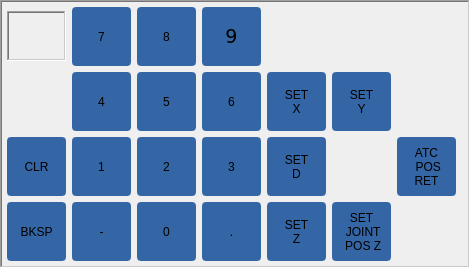
                  <widget class="QFrame" name="gridFrame_28">
                   <property name="minimumSize">
                    <size>
                     <width>450</width>
                     <height>250</height>
                    </size>
                   </property>
                   <property name="maximumSize">
                    <size>
                     <width>470</width>
                     <height>16777215</height>
                    </size>
                   </property>
                   <property name="styleSheet">
                    <string notr="true">QPushButton {
min-height: 55px;
min-width: 55px;
max-height: 55px;
max-width: 55px;
font: 14pt &quot;DejaVu Sans&quot;;
color: rgb(0,0,0);
background-color:rgb(52, 101, 164);
border-style: solid;
border-width: 2px;
border-radius: 4px;
border-color:rgb(52, 101, 164)
}

QPushButton::pressed{border-color:rgb(0,255,0)}

MdiButton {
min-height:55px;
min-width: 55px;
max-height: 55px;
max-width: 55px;
font: 14pt &quot;DejaVu Sans&quot;;
color: rgb(0,0,0);
background-color:rgb(52, 101, 164);
border-style: solid;
border-width: 2px;
border-radius: 4px;
border-color:rgb(52, 101, 164)
}

MdiButton::pressed{border-color:rgb(0,255,0)}</string>
                   </property>
                   <property name="frameShape">
                    <enum>QFrame::WinPanel</enum>
                   </property>
                   <property name="frameShadow">
                    <enum>QFrame::Sunken</enum>
                   </property>
                   <layout class="QGridLayout" name="gridLayout_44">
                    <property name="leftMargin">
                     <number>5</number>
                    </property>
                    <property name="topMargin">
                     <number>5</number>
                    </property>
                    <property name="rightMargin">
                     <number>5</number>
                    </property>
                    <property name="bottomMargin">
                     <number>5</number>
                    </property>
                    <item row="7" column="6">
                     <widget class="MDIButton" name="set_joint_pos_z">
                      <property name="styleSheet">
                       <string notr="true">font: 10pt &quot;DejaVu Sans&quot;;</string>
                      </property>
                      <property name="text">
                       <string>SET
 JOINT
 POS Z</string>
                      </property>
                      <property name="MDICommand" stdset="0">
                       <string>G10L11P#&lt;toolInSpindle&gt;Z0</string>
                      </property>
                     </widget>
                    </item>
                    <item row="4" column="3">
                     <widget class="QPushButton" name="tlm_9">
                      <property name="font">
                       <font>
                        <family>DejaVu Sans</family>
                        <pointsize>14</pointsize>
                        <weight>50</weight>
                        <italic>false</italic>
                        <bold>false</bold>
                       </font>
                      </property>
                      <property name="text">
                       <string>9</string>
                      </property>
                      <attribute name="buttonGroup">
                       <string notr="true">toolOffsetGroup</string>
                      </attribute>
                     </widget>
                    </item>
                    <item row="5" column="3">
                     <widget class="QPushButton" name="tlm_6">
                      <property name="text">
                       <string>6</string>
                      </property>
                      <attribute name="buttonGroup">
                       <string notr="true">toolOffsetGroup</string>
                      </attribute>
                     </widget>
                    </item>
                    <item row="5" column="2">
                     <widget class="QPushButton" name="tlm_5">
                      <property name="text">
                       <string>5</string>
                      </property>
                      <attribute name="buttonGroup">
                       <string notr="true">toolOffsetGroup</string>
                      </attribute>
                     </widget>
                    </item>
                    <item row="7" column="5">
                     <widget class="MDIButton" name="SETZTOOLHEIGHT">
                      <property name="text">
                       <string>SET
Z</string>
                      </property>
                      <property name="MDICommand" stdset="0">
                       <string>G10L10P#&lt;toolInSpindle&gt;Z#&lt;toolOffsetLabel&gt;</string>
                      </property>
                     </widget>
                    </item>
                    <item row="7" column="2">
                     <widget class="QPushButton" name="pushButton_44">
                      <property name="text">
                       <string>0</string>
                      </property>
                      <attribute name="buttonGroup">
                       <string notr="true">toolOffsetGroup</string>
                      </attribute>
                     </widget>
                    </item>
                    <item row="7" column="1">
                     <widget class="QPushButton" name="tlm_minus">
                      <property name="text">
                       <string>-</string>
                      </property>
                      <attribute name="buttonGroup">
                       <string notr="true">toolOffsetGroup</string>
                      </attribute>
                     </widget>
                    </item>
                    <item row="4" column="1">
                     <widget class="QPushButton" name="tlm_7">
                      <property name="text">
                       <string>7</string>
                      </property>
                      <attribute name="buttonGroup">
                       <string notr="true">toolOffsetGroup</string>
                      </attribute>
                     </widget>
                    </item>
                    <item row="7" column="3">
                     <widget class="QPushButton" name="tlm_point">
                      <property name="text">
                       <string>.</string>
                      </property>
                      <attribute name="buttonGroup">
                       <string notr="true">toolOffsetGroup</string>
                      </attribute>
                     </widget>
                    </item>
                    <item row="6" column="2">
                     <widget class="QPushButton" name="tlm_2">
                      <property name="text">
                       <string>2</string>
                      </property>
                      <attribute name="buttonGroup">
                       <string notr="true">toolOffsetGroup</string>
                      </attribute>
                     </widget>
                    </item>
                    <item row="5" column="1">
                     <widget class="QPushButton" name="tlm_4">
                      <property name="text">
                       <string>4</string>
                      </property>
                      <attribute name="buttonGroup">
                       <string notr="true">toolOffsetGroup</string>
                      </attribute>
                     </widget>
                    </item>
                    <item row="7" column="0">
                     <widget class="QPushButton" name="toolOffsetBackspace">
                      <property name="text">
                       <string>BKSP</string>
                      </property>
                      <property name="flat">
                       <bool>false</bool>
                      </property>
                     </widget>
                    </item>
                    <item row="6" column="1">
                     <widget class="QPushButton" name="tlm_1">
                      <property name="text">
                       <string>1</string>
                      </property>
                      <attribute name="buttonGroup">
                       <string notr="true">toolOffsetGroup</string>
                      </attribute>
                     </widget>
                    </item>
                    <item row="4" column="2">
                     <widget class="QPushButton" name="tlm_8">
                      <property name="text">
                       <string>8</string>
                      </property>
                      <property name="default">
                       <bool>false</bool>
                      </property>
                      <property name="flat">
                       <bool>false</bool>
                      </property>
                      <attribute name="buttonGroup">
                       <string notr="true">toolOffsetGroup</string>
                      </attribute>
                     </widget>
                    </item>
                    <item row="6" column="0">
                     <widget class="QPushButton" name="toolOffsetClear">
                      <property name="text">
                       <string>CLR</string>
                      </property>
                     </widget>
                    </item>
                    <item row="6" column="3">
                     <widget class="QPushButton" name="tlm_3">
                      <property name="text">
                       <string>3</string>
                      </property>
                      <attribute name="buttonGroup">
                       <string notr="true">toolOffsetGroup</string>
                      </attribute>
                     </widget>
                    </item>
                    <item row="4" column="0">
                     <widget class="QLabel" name="toolOffsetLabel">
                      <property name="minimumSize">
                       <size>
                        <width>32</width>
                        <height>0</height>
                       </size>
                      </property>
                      <property name="maximumSize">
                       <size>
                        <width>16777215</width>
                        <height>50</height>
                       </size>
                      </property>
                      <property name="frameShape">
                       <enum>QFrame::WinPanel</enum>
                      </property>
                      <property name="frameShadow">
                       <enum>QFrame::Sunken</enum>
                      </property>
                      <property name="text">
                       <string/>
                      </property>
                     </widget>
                    </item>
                    <item row="5" column="5">
                     <widget class="MDIButton" name="settoolxoff">
                      <property name="text">
                       <string>SET
X</string>
                      </property>
                      <property name="MDICommand" stdset="0">
                       <string>G10L10P#&lt;toolInSpindle&gt;X#&lt;toolOffsetLabel&gt;</string>
                      </property>
                     </widget>
                    </item>
                    <item row="6" column="5">
                     <widget class="MDIButton" name="SETTOOLDIAMETER">
                      <property name="text">
                       <string>SET
D</string>
                      </property>
                      <property name="MDICommand" stdset="0">
                       <string>G10L11P#&lt;toolInSpindle&gt;R#&lt;toolOffsetLabel&gt;</string>
                      </property>
                     </widget>
                    </item>
                    <item row="5" column="6">
                     <widget class="MDIButton" name="settoolyoff">
                      <property name="text">
                       <string>SET
Y</string>
                      </property>
                      <property name="MDICommand" stdset="0">
                       <string>G10L10P#&lt;toolInSpindle&gt;Y#&lt;toolOffsetLabel&gt;</string>
                      </property>
                     </widget>
                    </item>
                    <item row="6" column="7">
                     <widget class="MDIButton" name="mdibutton_2">
                      <property name="styleSheet">
                       <string notr="true">font: 10pt &quot;DejaVu Sans&quot;;</string>
                      </property>
                      <property name="text">
                       <string>ATC
 POS
RET</string>
                      </property>
                      <property name="MDICommand" stdset="0">
                       <string>G91G28Z0</string>
                      </property>
                     </widget>
                    </item>
                    <item row="6" column="8">
                     <spacer name="horizontalSpacer_2">
                      <property name="orientation">
                       <enum>Qt::Horizontal</enum>
                      </property>
                      <property name="sizeHint" stdset="0">
                       <size>
                        <width>40</width>
                        <height>20</height>
                       </size>
                      </property>
                     </spacer>
                    </item>
                   </layout>
                  </widget>
